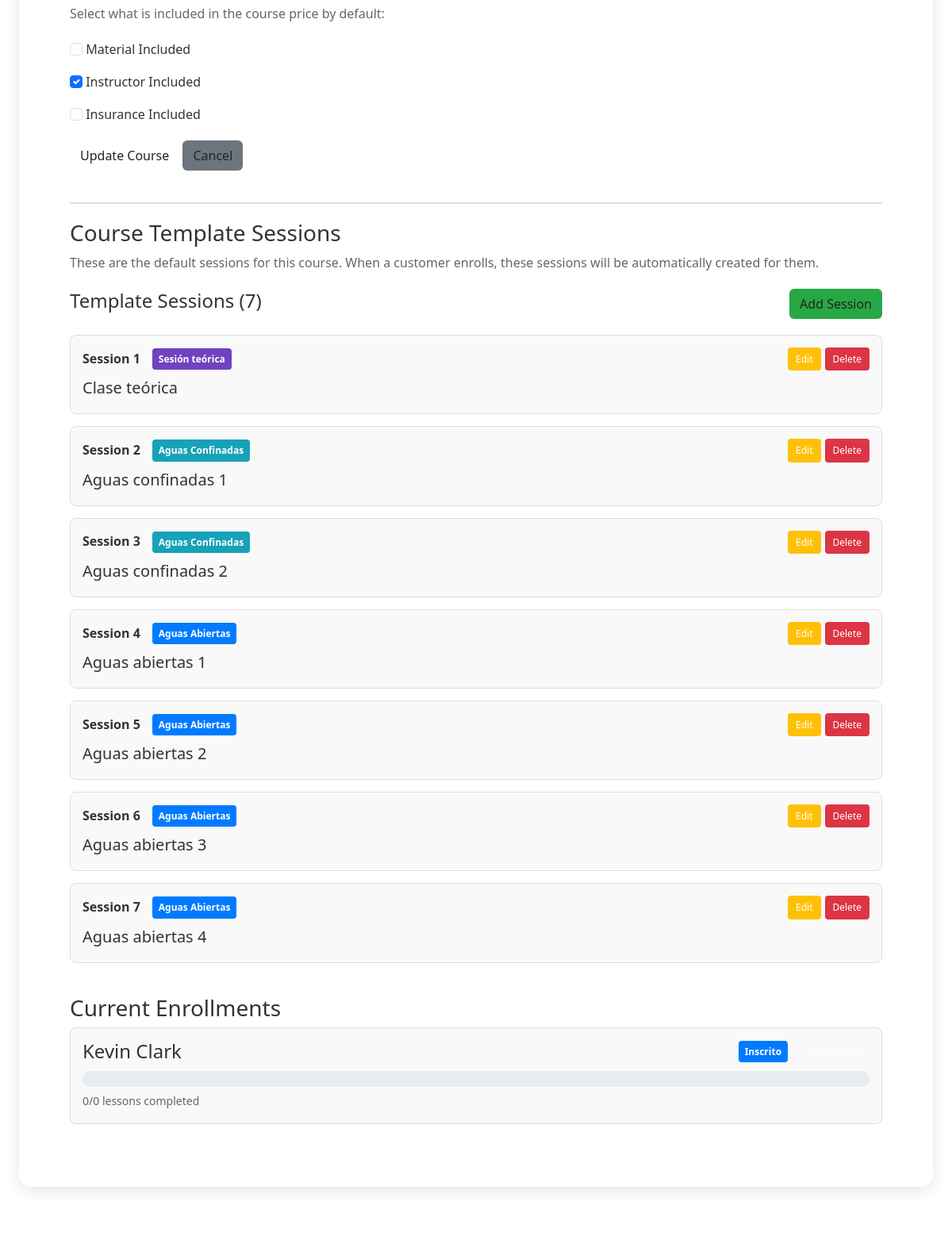
The page /users/courses/18/edit/ (signed in, middle part) on the database as committed earlier.
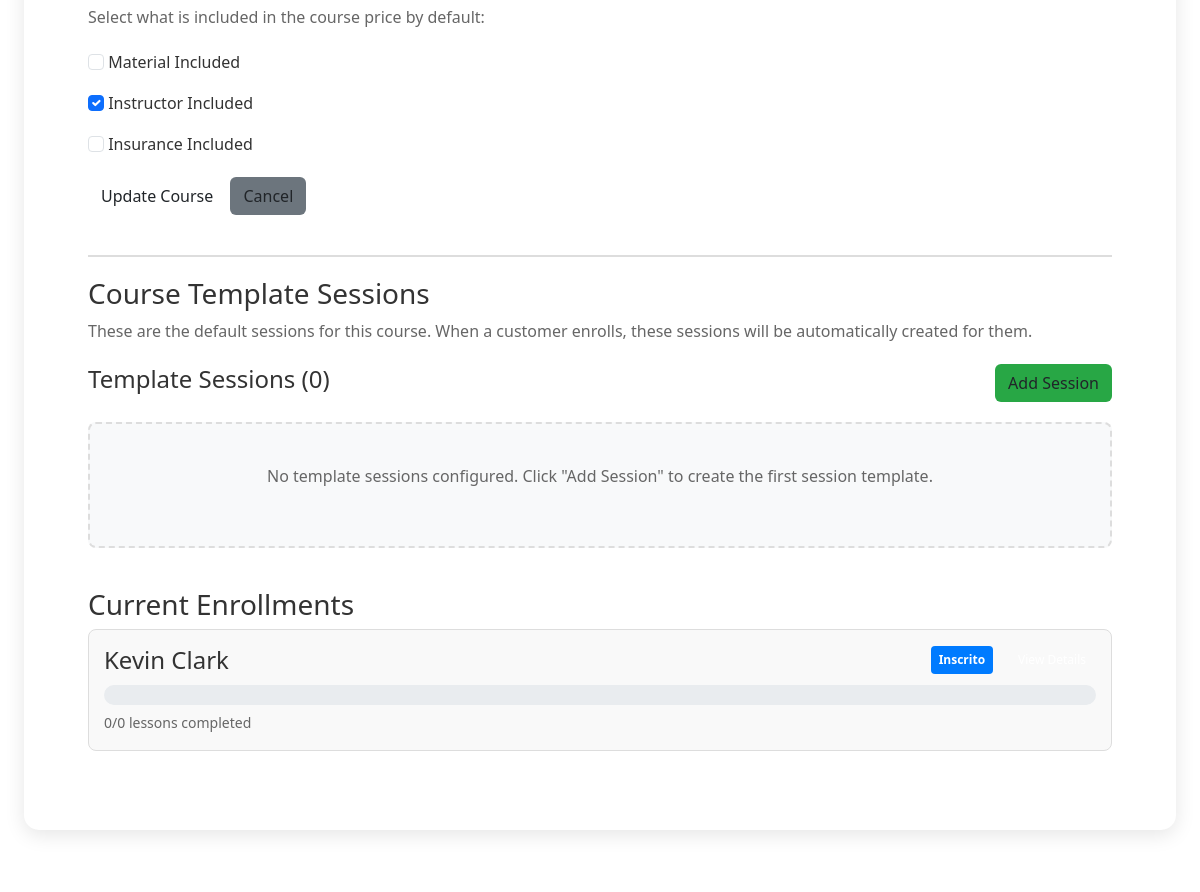
The same page on the database as committed later.
### users/models.py (models this page shows, shortened)
class CourseSession(models.Model):
    SESSION_TYPE_CHOICES = [
        ('THEORY', 'Sesión teórica'),
        ('POOL', 'Aguas Confinadas'),
        ('OPEN_WATER', 'Aguas Abiertas'),
        ('EXAM', 'Examen'),
        ('PRACTICAL', 'Habilidades'),
    ]
    STATUS_CHOICES = [
        ('NOT_SCHEDULED', 'Sin pogramar'),
        ('SCHEDULED', 'Programado'),
        ('IN_PROGRESS', 'En progrso'),
        ('COMPLETED', 'Completado'),
        ('CANCELLED', 'Cancelado'),
        ('RESCHEDULED', 'Reprogramado'),
    ]
    enrollment = models.ForeignKey(
        CourseEnrollment,
        on_delete=models.CASCADE,
        related_name='course_sessions',
        null=True,
        blank=True
    )
    template_course = models.ForeignKey(
        Course,
        on_delete=models.CASCADE,
        related_name='template_sessions',
        null=True,
        blank=True,
        help_text="Curso al que pertenece esta sesión plantilla"
    )
    dive_schedule = models.ForeignKey(
        DiveSchedule,
        on_delete=models.SET_NULL,
        null=True,
        blank=True,
        related_name='course_sessions',
        help_text="Franja de inmersión en la que está programada esta lección"
    )
    session_number = models.IntegerField(
        help_text="Número de lección en el curso (1, 2, 3, etc.)"
    )
    session_type = models.CharField(
        max_length=20,
        choices=SESSION_TYPE_CHOICES,
        default='OPEN_WATER'
    )
    title = models.CharField(
        max_length=100,
        help_text="Título de la lección (p. ej. 'Habilidades en piscina', 'Inmersión de navegación')"
    )
    description = models.TextField(
        blank=True
    )
    skills_covered = models.TextField(
        blank=True,
        help_text="Habilidades que se practicarán en esta lección"
    )
    status = models.CharField(
        max_length=20,
        choices=STATUS_CHOICES,
        default='NOT_SCHEDULED'
    )
    instructor = models.ForeignKey(
        Staff,
        on_delete=models.SET_NULL,
        null=True,
        blank=True,
        related_name='course_sessions',
        help_text="Instructor principal de esta lección específica"
    )
    assistant_instructors = models.ManyToManyField(
        Staff,
        blank=True,
        related_name='assisting_sessions',
        help_text="Miembros del personal que ayudan en esta lección"
    )
    scheduled_date = models.DateField(
        null=True,
        blank=True
    )
    scheduled_time = models.TimeField(
        null=True,
        blank=True
    )
    completion_date = models.DateTimeField(
        null=True,
        blank=True
    )
    grade = models.CharField(
        max_length=10,
        blank=True,
        help_text="Nota o resultado (aprobado/suspenso)"
    )
    instructor_notes = models.TextField(
        blank=True
    )
    student_feedback = models.TextField(
        blank=True,
        help_text="Comentarios del estudiante sobre esta lección"
    )
    created_at = models.DateTimeField(
        auto_now_add=True
    )
    class Meta:
        ordering = ['enrollment', 'session_number']
        unique_together = ['enrollment', 'session_number']

class CourseEnrollment(models.Model):
    STATUS_CHOICES = [
        ('ENROLLED', 'Inscrito'),
        ('IN_PROGRESS', 'En progrso'),
        ('COMPLETED', 'Completado'),
        ('CANCELLED', 'Cancelado'),
        ('ON_HOLD', 'En espera'),
    ]
    customer = models.ForeignKey(Customer, on_delete=models.CASCADE, related_name='course_enrollments')
    course = models.ForeignKey(Course, on_delete=models.CASCADE, related_name='enrollments')
    primary_instructor = models.ForeignKey(Staff, on_delete=models.SET_NULL, null=True, blank=True, related_name='primary_course_enrollments', help_text="Instructor principal para este curso")
    status = models.CharField(max_length=20, choices=STATUS_CHOICES, default='ENROLLED')
    enrollment_date = models.DateField(auto_now_add=True)
    start_date = models.DateField(null=True, blank=True, help_text="Fecha de la primera sesión")
    completion_date = models.DateField(null=True, blank=True)
    certificate_number = models.CharField(max_length=100, blank=True)
    notes = models.TextField(blank=True)
    price_paid = models.DecimalField(max_digits=10, decimal_places=2, default=0.00)
    is_paid = models.BooleanField(default=False)
    created_at = models.DateTimeField(auto_now_add=True)
    class Meta:
        unique_together = ['customer', 'course']
        ordering = ['-enrollment_date']
    def get_progress_percentage(self):
        total_sessions = self.course_sessions.count()
        completed_sessions = self.course_sessions.filter(status='COMPLETED').count()
        if total_sessions == 0:
            return 0
        return round((completed_sessions / total_sessions) * 100)
    def get_completed_lessons(self):
        return self.course_sessions.filter(status='COMPLETED').count()

class Customer(models.Model):
    DIVING_LEVEL_CHOICES = [
        ('NONE', 'Ninguno'),
        ('BEGINNER', 'Scuba'),
        ('OPEN_WATER', 'Open Water'),
        ('ADVANCED_OPEN_WATER', 'Advanced'),
        ('RESCUE_DIVER', 'Rescue.'),
        ('DIVEMASTER', 'Divemaster'),
        ('INSTRUCTOR', 'Istructor'),
    ]
    LANGUAGE_CHOICES = [
        ('CAT', 'Català'),
        ('ES', 'Español'),
        ('FR', 'Français'),
        ('EN', 'English'),
        ('NL', 'Nederlands'),
        ('DE', 'Deutsch'),
    ]
    COUNTRY_CHOICES = [
        ('ES', 'España'),
        ('FR', 'Francia'),
        ('PT', 'Portugal'),
        ('IT', 'Italia'),
        ('GB', 'Reino Unido'),
        ('BE', 'Bélgica'),
        ('NL', 'Países Bajos'),
        ('CH', 'Suiza'),
        ('DE', 'Alemania'),
        ('AT', 'Austria'),
        ('SE', 'Suecia'),
        ('DK', 'Dinamarca'),
        ('NO', 'Noruega'),
        ('FI', 'Finlandia'),
        ('IN', 'India'),
        ('US', 'Estados Unidos'),
        ('CA', 'Canadá'),
        ('OTHER', 'Otro'),
    ]
    diving_center = models.ForeignKey(User, on_delete=models.CASCADE, related_name='customers')
    first_name = models.CharField(max_length=50)
    last_name = models.CharField(max_length=50)
    email = models.EmailField()
    phone_number = models.CharField(max_length=20)
    country = models.CharField(max_length=10, choices=COUNTRY_CHOICES, default='OTHER')
    language = models.CharField(max_length=10, choices=LANGUAGE_CHOICES, default='EN')
    birthday = models.DateField(null=True, blank=True)
    certification_level = models.CharField(max_length=50, choices=DIVING_LEVEL_CHOICES, default='Ninguna')
    emergency_contact = models.CharField(max_length=100, blank=True)
    medical_conditions = models.TextField(blank=True)
    weight = models.FloatField(null=True, blank=True, help_text="Peso en kg")
    height = models.FloatField(null=True, blank=True, help_text="Alturan en cm")
    foot_size = models.FloatField(null=True, blank=True, help_text="Talla de pie (EU)")
    default_tank_size = models.CharField(max_length=10, choices=[
        ('10L', '10 Litros'),
        ('12L', '12 Litros'),
        ('15L', '15 Litros'),
        ('18L', '18 Litros'),
    ], default='12L', help_text="Botella por defecto del cliente")
    profile_picture = models.ImageField(upload_to='customer_profiles/', null=True, blank=True)
    diving_licence = models.FileField(upload_to='customer_documents/licences/', null=True, blank=True)
    diving_insurance = models.FileField(upload_to='customer_documents/insurance/', null=True, blank=True)
    medical_check = models.FileField(upload_to='customer_documents/medical/', null=True, blank=True)
    signature = models.ImageField(upload_to='customer_signatures/', null=True, blank=True)
    created_at = models.DateTimeField(auto_now_add=True)
    def get_full_name(self):
        return f"{self.first_name} {self.last_name}"
    medical_questionnaire_answers = models.JSONField(default=dict, blank=True, help_text="Guarda las respuestas del cuestionario médico")
    swimming_ability = models.CharField(max_length=20, choices=[
        ('excellent', 'Excelente'),
        ('good', 'Bueno'),
        ('fair', 'Suficiente'),
        ('poor', 'Insuficiente'),
    ], blank=True)

### users/views.py (the view)
# urls.py: path('courses/<int:course_id>/edit/', views.edit_course, name='edit_course'),
@login_required
def edit_course(request, course_id):
    if not request.user.userprofile.is_diving_center:
        messages.error(request, 'Access denied.')
        return redirect('users:profile')
    course = get_object_or_404(Course, id=course_id, diving_center=request.user)
    if request.method == 'POST':
        form = CourseForm(request.POST, instance=course)
        if form.is_valid():
            form.save()
            messages.success(request, 'Course updated successfully!')
            return redirect('users:courses_list')
    else:
        form = CourseForm(instance=course)
    template_sessions = CourseSession.objects.filter(
        enrollment__isnull=True,
        template_course=course
    ).order_by('session_number')
    enrollments = CourseEnrollment.objects.filter(course=course).select_related('customer')
    return render(request, 'users/edit_course.html', {
        'form': form,
        'course': course,
        'template_sessions': template_sessions,
        'enrollments': enrollments
    })

### users/context_processors.py (called while the page is built)
def cookies_context(request):
    cookies_accepted = request.COOKIES.get('cookies_accepted', 'false') == 'true'
    show_cookies_banner = not cookies_accepted
    return {
        'cookies_accepted': cookies_accepted,
        'show_cookies_banner': show_cookies_banner,
    }

### users/templates/users/edit_course.html (shortened to what this page needs)
{% extends 'users/base.html' %}
{% block users_content %}
<div class="p-3">
    <form method="post" id="course-form">
        <p style="color: #666; margin-bottom: 20px;">Select what is included in the course price by default:</p>
        <div class="checkbox-group">
            <label>
                {{ form.includes_material }} Material Included
            </label>
        </div>
        <div class="checkbox-group">
            <label>
                {{ form.includes_instructor }} Instructor Included
            </label>
        </div>
        <div class="checkbox-group">
            <label>
                {{ form.includes_insurance }} Insurance Included
            </label>
        </div>
        <div style="margin-top: 20px;">
            <button type="submit" class="btn">Update Course</button>
            <a href="{% url 'users:courses_list' %}" class="btn" style="background: #6c757d;">Cancel</a>
        </div>
    </form>
    <div class="sessions-section" style="margin-top: 40px;">
        <h3>Course Template Sessions</h3>
        <p style="color: #666; margin-bottom: 20px;">These are the default sessions for this course. When a customer enrolls, these sessions will be automatically created for them.</p>
        <div class="sessions-header" style="display: flex; justify-content: space-between; align-items: center; margin-bottom: 20px;">
            <h4>Template Sessions ({{ template_sessions.count }})</h4>
            <button type="button" onclick="showAddSessionModal()" class="btn" style="background: #28a745;">Add Session</button>
        </div>
        <div class="sessions-list">
            {% for session in template_sessions %}
                <div class="session-card" data-session-id="{{ session.id }}">
                    <div class="session-header">
                        <span class="session-number">Session {{ session.session_number }}</span>
                        <span class="session-type-badge session-type-{{ session.session_type|lower }}">{{ session.get_session_type_display }}</span>
                        <div class="session-actions">
                            <button type="button" onclick="editSession({{ session.id }})" class="btn-small" style="background: #ffc107;">Edit</button>
                            <button type="button" onclick="deleteSession({{ session.id }})" class="btn-small" style="background: #dc3545;">Delete</button>
                        </div>
                    </div>
                    <div class="session-details">
                        <h5>{{ session.title }}</h5>
                    </div>
                </div>
            {% empty %}
                <div class="no-sessions">
                    <p>No template sessions configured. Click "Add Session" to create the first session template.</p>
                </div>
            {% endfor %}
        </div>
    </div>
    {% if enrollments %}
    <div class="enrollments-section" style="margin-top: 40px;">
        <h3>Current Enrollments</h3>
        <div class="enrollments-list">
            {% for enrollment in enrollments %}
                <div class="enrollment-card">
                    <div class="enrollment-header">
                        <h4>{{ enrollment.customer.get_full_name }}</h4>
                        <span class="status-badge status-{{ enrollment.status|lower }}">{{ enrollment.get_status_display }}</span>
                        <a href="{% url 'users:enrollment_detail' enrollment.id %}" class="btn-small">View Details</a>
                    </div>
                    <div class="enrollment-progress">
                        <div class="progress-bar">
                        </div>
                        <span class="progress-text">{{ enrollment.get_completed_lessons }}/{{ enrollment.course_sessions.count }} lessons completed</span>
                    </div>
                </div>
            {% endfor %}
        </div>
    </div>
    {% endif %}
</div>
{% endblock %}

Rows that differ between the two databases and show on the page:
removed CourseSession: session_number "1", session_type "Sesión teórica", title "Clase teórica"
removed CourseSession: session_number "2", session_type "Aguas Confinadas", title "Aguas confinadas 1"
removed CourseSession: session_number "3", session_type "Aguas Confinadas", title "Aguas confinadas 2"
removed CourseSession: session_number "4", session_type "Aguas Abiertas", title "Aguas abiertas 1"
removed CourseSession: session_number "5", session_type "Aguas Abiertas", title "Aguas abiertas 2"
removed CourseSession: session_number "6", session_type "Aguas Abiertas", title "Aguas abiertas 3"
removed CourseSession: session_number "7", session_type "Aguas Abiertas", title "Aguas abiertas 4"
Other text that changed with them:
{{ template_sessions.count }}: "7" → "0"
text now shown: "No template sessions configured. Click \"Add Session\" to create the first session template."
